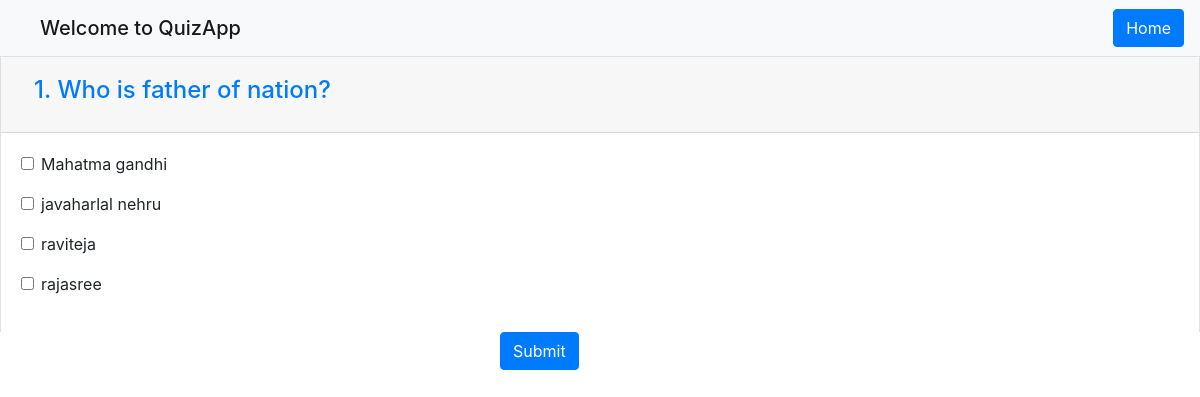
Screenshot of /takequiz/5/ (signed in) with the database file from the repository.
### Users/models.py (models this page shows, shortened)
class Question(models.Model):
    category = models.ForeignKey(Category, on_delete=models.CASCADE, default=None, null=True)
    question = models.CharField(max_length=255)

class Choice(models.Model):
    question = models.ForeignKey(Question, on_delete=models.CASCADE)
    answer = models.CharField(max_length=50)
    correct = models.BooleanField(default=False)
    def __str__(self):
        return self.answer

### Users/views.py (the view)
# urls.py: path('takequiz/<int:pk>/',views.takequiz, name='takequiz'),
def takequiz(request, pk):
    if request.session.has_key('user'):
        category = Category.objects.get(pk=pk)
        questions = Question.objects.filter(category=category)
        return render(request, 'quiz.html', {'questions': questions, 'category': category})
    return redirect('userpage')

### Users/templates/quiz.html (shortened to what this page needs)
{% load static %}
<!DOCTYPE html>
<html>
<head>
	<link rel="stylesheet" type="text/css" href="{% static 'css/bootstrap.min.css' %}" >
</head>
<body>
	<nav class="navbar navbar-light bg-light">
  		<h2 class="navbar-brand mb-0 ml-4">Welcome to QuizApp</h2>
      <ul class="navbar-nav ml-auto">
        <ul class="navbar-nav">
            <li class="nav-item">
          <a class="btn btn-primary" href="/accounts/login/userpage/">Home <span class="sr-only">(current)</span></a>
        </li>
        </ul>
	</nav>
{% if user.is_authenticated %}
{% if questions %}
<form method="POST" action="{% url 'result' category.id %}">
{% for question in questions %}
<div class="accordion" id="accordionExample">
  <div class="card">
    <div class="card-header" id="heading{{ forloop.counter }}">
      <h2 class="mb-0">
        <button class="btn btn-link" type="button" data-toggle="collapse" data-target="#collapse{{ forloop.counter }}" aria-expanded="true" aria-controls="collapse{{ forloop.counter }}">
          <h4>{{ forloop.counter }}. {{ question.question }}</h4>
        </button>
      </h2>
    </div>
    <div id="collapse{{ forloop.counter }}" class="collapse show" aria-labelledby="heading{{ forloop.counter }}" data-parent="#accordionExample">
      <div class="card-body">
        {% for choice in question.choice_set.all %}
        <div class="form-group form-check">
    <input type="checkbox" class="form-check-input" id="exampleCheck1" name="check_option{{forloop.parentloop.counter}}{{forloop.counter}}"
    value="{{choice.id}}">
    <label class="form-check-label" for="exampleCheck1">{{choice}}</label>
  </div>
        {% endfor %}
      </div>
    </div>
  </div>
  </div>
  {% endfor %}
  <div class="mx-auto" style="width: 200px;">
  <button type="submit" class="btn btn-primary">Submit</button>
</div>
</form>
{% else %}
<div class="alert alert-danger" role="alert">
  There are no questions present in this category, Try again later!
</div>
{% endif %}
{% endif %}
</body>
</html>

### rows the page displays
Question: question "Who is father of nation?"
Choice: answer "Mahatma gandhi"
Choice: answer "javaharlal nehru"
Choice: answer "raviteja"
Choice: answer "rajasree"
